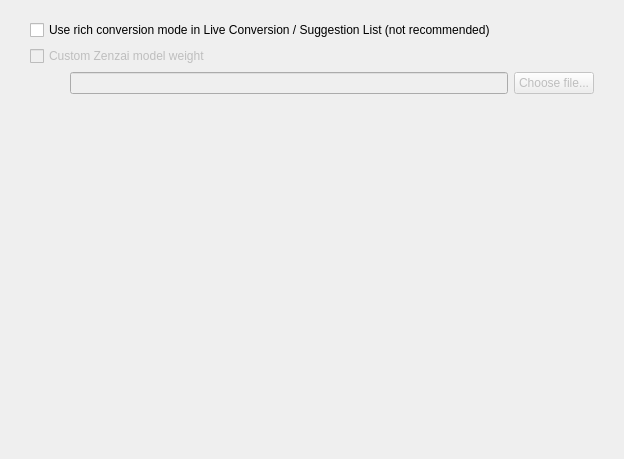
         <widget class="QWidget" name="advancedScrollAreaWidgetContents">
          <property name="geometry">
           <rect>
            <x>0</x>
            <y>0</y>
            <width>624</width>
            <height>459</height>
           </rect>
          </property>
          <layout class="QVBoxLayout" name="advancedScrollAreaWidgetContainer">
           <property name="leftMargin">
            <number>10</number>
           </property>
           <property name="topMargin">
            <number>10</number>
           </property>
           <property name="rightMargin">
            <number>10</number>
           </property>
           <property name="bottomMargin">
            <number>10</number>
           </property>
           <item>
            <layout class="QVBoxLayout" name="advancedTabMainGrid">
             <property name="leftMargin">
              <number>20</number>
             </property>
             <property name="topMargin">
              <number>10</number>
             </property>
             <property name="rightMargin">
              <number>20</number>
             </property>
             <property name="bottomMargin">
              <number>10</number>
             </property>
             <item>
              <widget class="QCheckBox" name="richSuggestionCheckBox">
               <property name="text">
                <string>Use rich conversion mode in Live Conversion / Suggestion List (not recommended)</string>
               </property>
              </widget>
             </item>
             <item>
              <widget class="QCheckBox" name="useCustomZenzaiModel">
               <property name="enabled">
                <bool>false</bool>
               </property>
               <property name="text">
                <string>Custom Zenzai model weight</string>
               </property>
              </widget>
             </item>
             <item>
              <layout class="QHBoxLayout" name="customZenzaiModelGrid">
               <item>
                <spacer name="customZenzaiModelSpacer">
                 <property name="orientation">
                  <enum>Qt::Orientation::Horizontal</enum>
                 </property>
                 <property name="sizeType">
                  <enum>QSizePolicy::Policy::Fixed</enum>
                 </property>
                 <property name="sizeHint" stdset="0">
                  <size>
                   <width>40</width>
                   <height>20</height>
                  </size>
                 </property>
                </spacer>
               </item>
               <item>
                <widget class="QLineEdit" name="customZenzaiModelPath">
                 <property name="enabled">
                  <bool>false</bool>
                 </property>
                </widget>
               </item>
               <item>
                <widget class="QPushButton" name="customZenzaiModelChooseButton">
                 <property name="enabled">
                  <bool>false</bool>
                 </property>
                 <property name="text">
                  <string>Choose file...</string>
                 </property>
                </widget>
               </item>
              </layout>
             </item>
            </layout>
           </item>
           <item>
            <spacer name="advancedTabBottomSpacer">
             <property name="orientation">
              <enum>Qt::Orientation::Vertical</enum>
             </property>
             <property name="sizeHint" stdset="0">
              <size>
               <width>20</width>
               <height>324</height>
              </size>
             </property>
            </spacer>
           </item>
          </layout>
         </widget>
